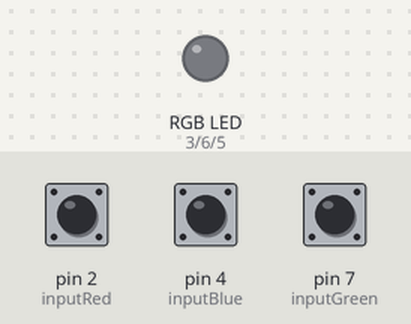
The sketch below on a simulated Arduino Uno, built with avr-gcc and run on an emulated ATmega328P. Parts: an RGB LED mixed from three pins (HIGH = lit). Inputs (shaded band) come from the test bench; at power-on: pin 2 (inputRed) HIGH, pin 4 (inputBlue) HIGH, pin 7 (inputGreen) HIGH. Dim RGB values are drawn brighter than linear.

Above: at 1.2 s.
1.3 s: pin 2 (inputRed) pulled LOW for 1 s
At 1.47 s:
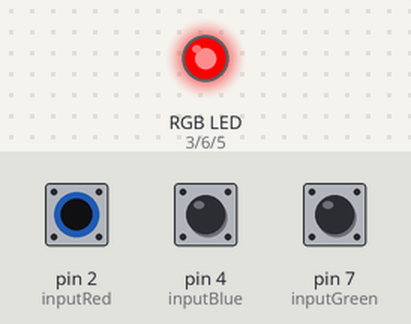
At 2.26 s:
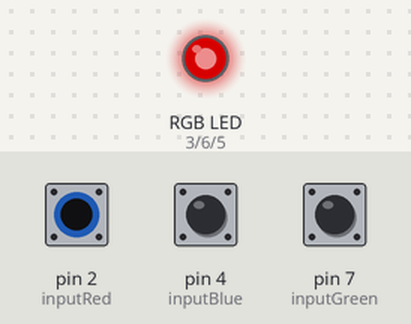
3.8 s: pin 4 (inputBlue) pulled LOW for 3.2 s
At 3.96 s:
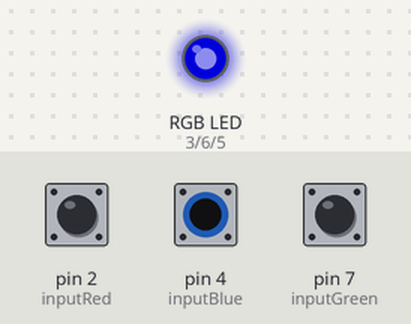
8.5 s: pin 2 (inputRed) pulled LOW for 0.15 s
10.1 s: pin 2 (inputRed) pulled LOW for 3.2 s
14.8 s: pin 4 (inputBlue) pulled LOW for 0.15 s
16.4 s: pin 2 (inputRed) driven LOW and pin 4 (inputBlue) driven LOW
At 16.55 s:
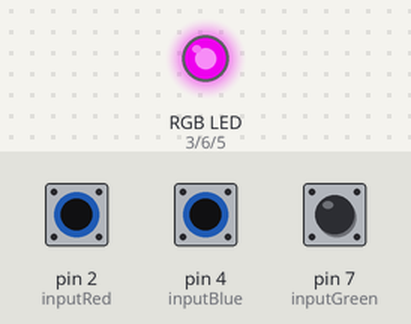
Timing chart, 0 to 20.4 s (numbered marks = the images above; inputs shaded):
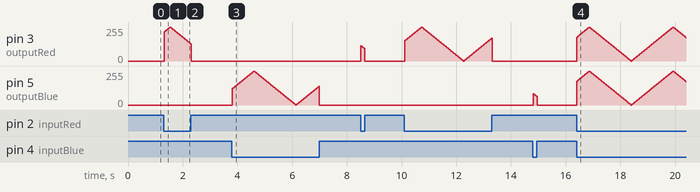

Measured:
- after the input at 1.3 s, pin 3 (outputRed): rises from 0/255 to 255/255 in 0.21 s, then falls to 0/255 in 0.78 s

The sketch:

sketch.ino
```cpp
// (licence header left out)
/*
 * scrappy-01: RGB pulse
 *
 * TODO: include diagram
 */

const int inputRed = 2;
const int outputRed = 3;
const int inputBlue = 4;
const int outputBlue = 5;
const int outputGreen = 6;
const int inputGreen = 7;

int brightness = 0;
int fadeAmount = 5;

void setup() {
  pinMode(inputRed, INPUT_PULLUP);
  pinMode(outputRed, OUTPUT);
  pinMode(inputBlue, INPUT_PULLUP);
  pinMode(outputBlue, OUTPUT);
  pinMode(outputGreen, OUTPUT);
  pinMode(inputGreen, INPUT_PULLUP);
}

void loop() {
  int redState = digitalRead(inputRed);
  analogWrite(outputRed, redState == LOW ? brightness : 0);
  int blueState = digitalRead(inputBlue);
  analogWrite(outputBlue, blueState == LOW ? brightness : 0);
  int greenState = digitalRead(inputGreen);
  analogWrite(outputGreen, greenState = LOW ? brightness : 0);

  brightness = brightness + fadeAmount;

  if (brightness <= 0 || brightness >= 255) {
    fadeAmount = -fadeAmount;
  }

  delay(30);
}
```
